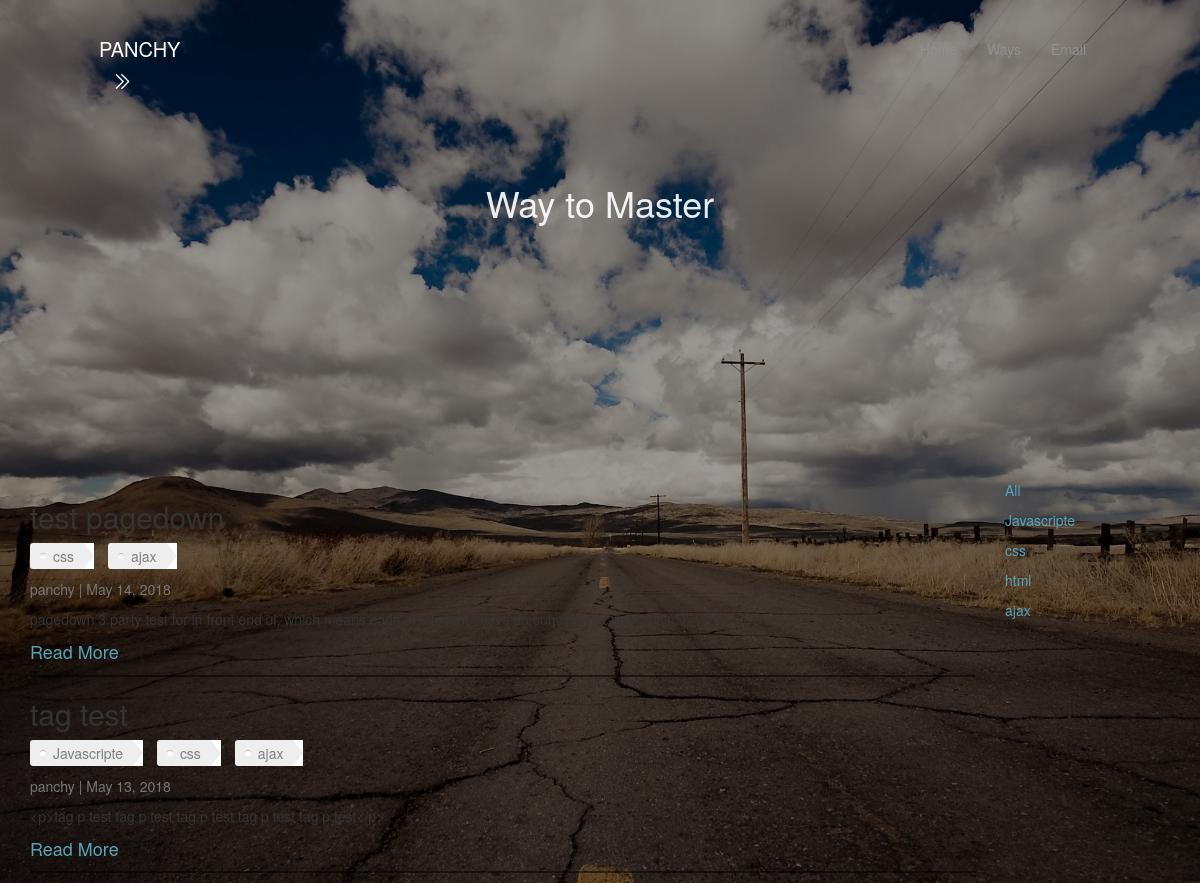
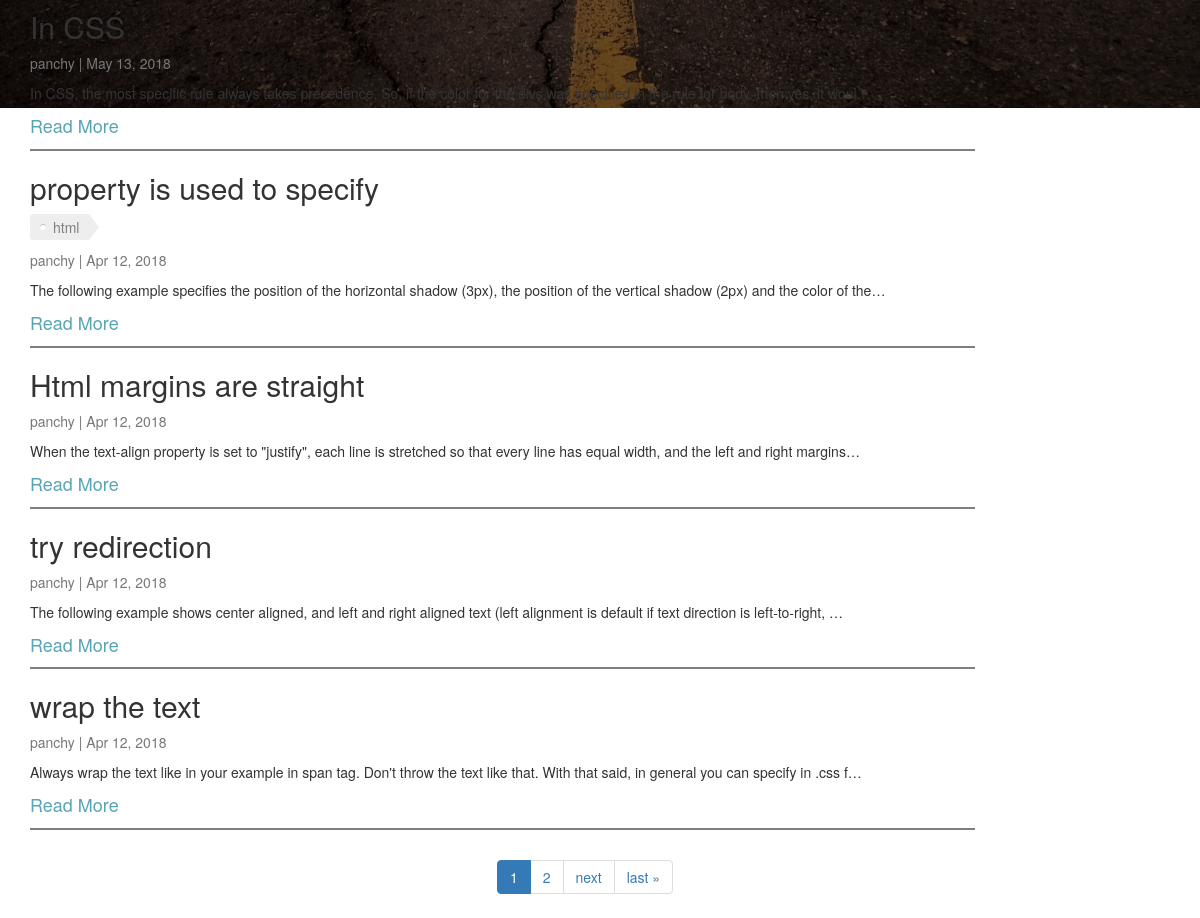
The app's page /index/ways/, older data (2 pictures, top to bottom).
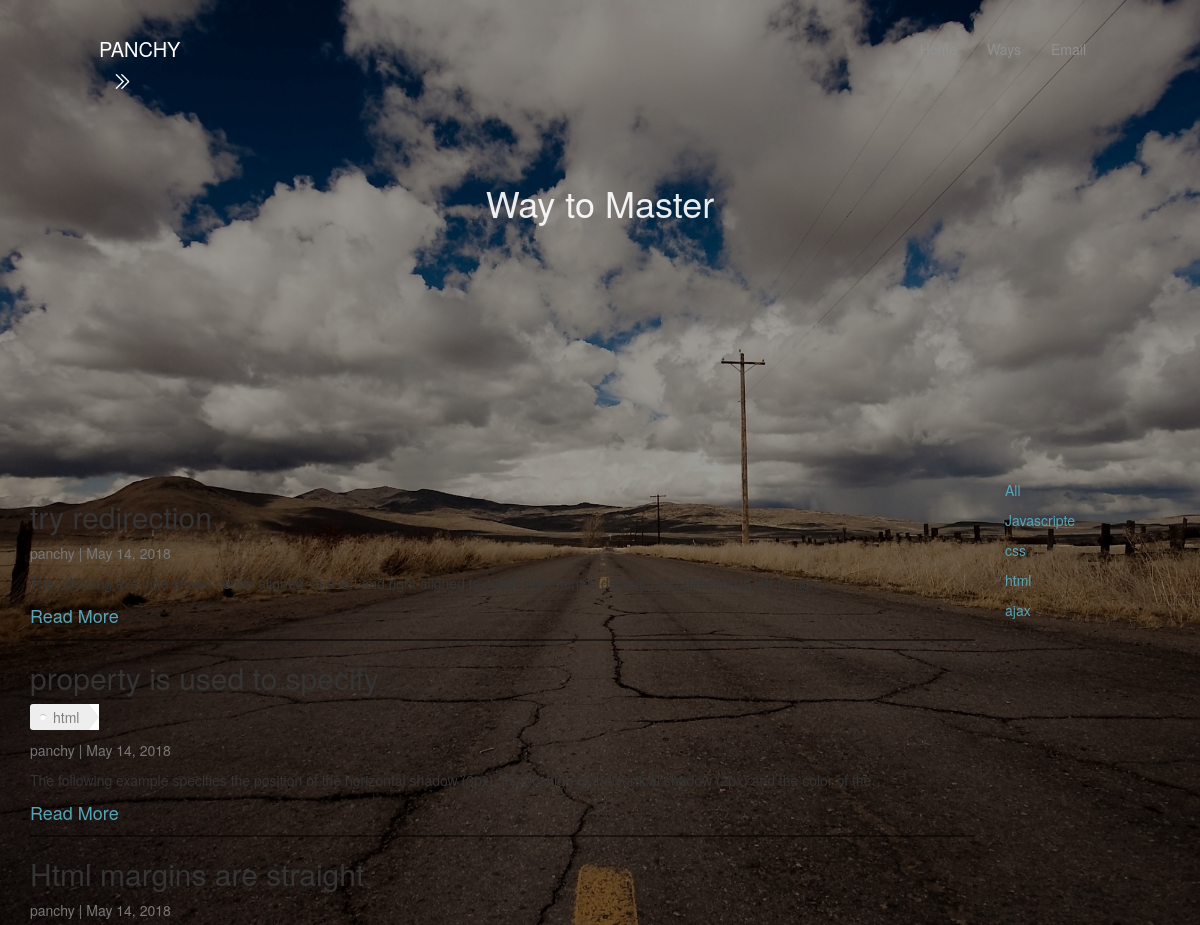
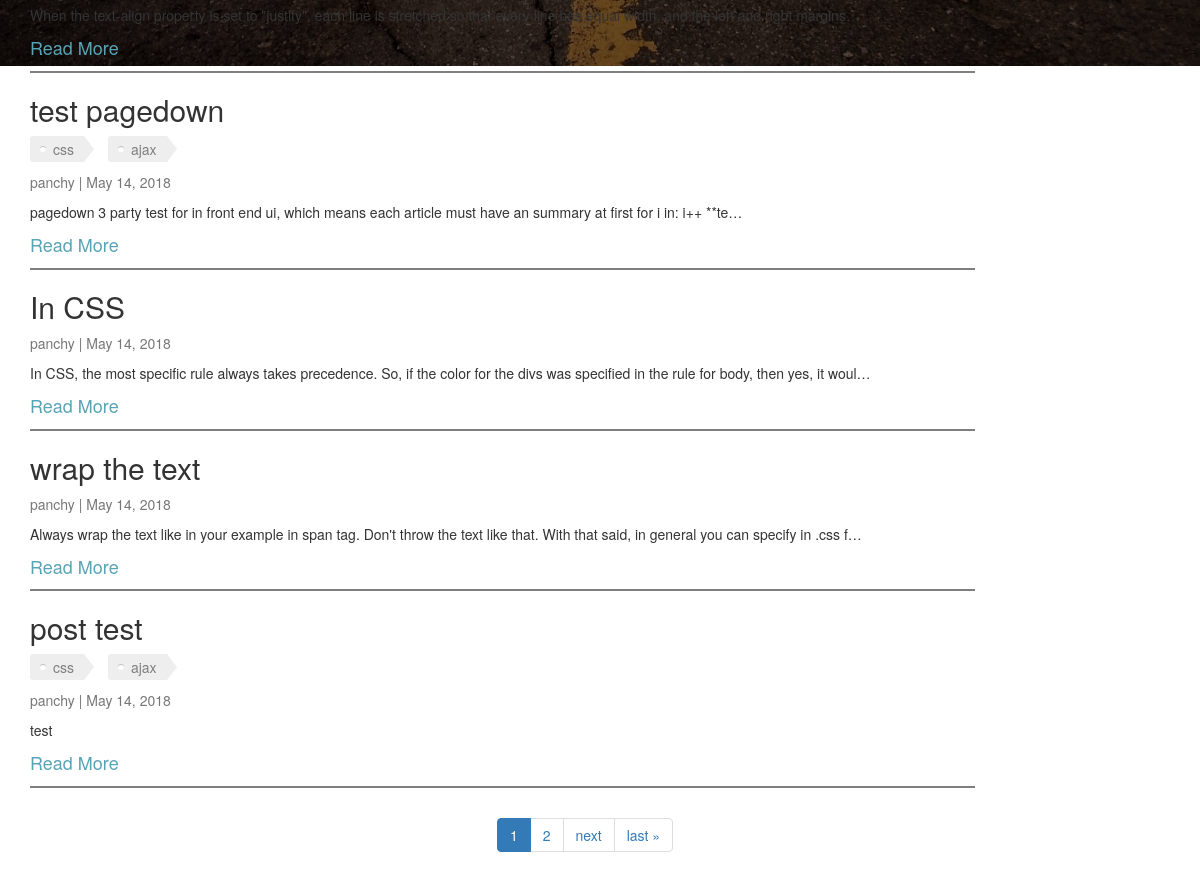
The same page, newer data (2 pictures, top to bottom).
### article/models.py (models this page shows, shortened)
class Article(models.Model):
    User=models.ForeignKey(settings.AUTH_USER_MODEL,default=1)
    Id=models.AutoField(primary_key=True)
    Title=models.CharField(max_length=1000,blank = False)
    Counter=models.IntegerField(default=0)
    Image=models.ImageField(upload_to=upload_location,
                            null=False,
                            blank=False,
                            width_field='width_field',
                            height_field='height_field',)
    height_field=models.IntegerField(default=0)
    width_field=models.IntegerField(default=0)
    Publish=models.BooleanField(default=False)
    Content=models.TextField()
    UpdateTime=models.DateTimeField(auto_now_add=False,auto_now=True)
    Build=models.DateTimeField(auto_now_add=True,auto_now=False)
    Tags = models.ManyToManyField(Tag,through='TagsArticle')
    objects=PostManager()

class Tag(models.Model):
    Id=models.AutoField(primary_key=True)
    Tags=models.CharField(max_length=1000,blank = False)
    def __str__(self):
        return str(self.Tags)

### article/views.py (the view)
def allArticle(request):
    title='Way to Master'
    limit=7
    queryTag=request.GET.get("qtag")
    if queryTag=='all':
        quearyset=Article.objects.all()
    if not request.user.is_staff or not request.user.is_superuser:
        quearyset=Article.objects.filter(Publish=True).order_by("-UpdateTime")
    else:
        quearyset=Article.objects.all()
    if queryTag:
        if queryTag=='all':
            quearyset=Article.objects.filter(Publish=True).order_by("-UpdateTime")
        else:
            quearyset=getTagArticle(queryTag)
    tagset=Tag.objects.all()
    paginator = Paginator(quearyset, limit) # Show 2 contacts per page
    page = request.GET.get('page')
    try:
        contacts = paginator.page(page)
    except PageNotAnInteger:
        contacts=paginator.page(1)
    except EmptyPage:
        contacts=paginator.page(paginator.num_pages)
    TagArray=getTags(contacts)
    rows=zip(contacts,TagArray)
    context={
        "title":title,
        "objects_list":contacts,
        "rows":rows,
        "tagset":tagset
    }
    return render(request,"article.html",context)

### article/views.py (called while the page is built)
def getTags(array):
    AllTags=[]
    for i in array:
        current=[]
        tags=list(TagsArticle.objects.filter(Article=i.Id))
        if tags:
            for i in range(len(tags)):
                current.append(tags[i].Tags)
        else:
            current.append([])
        AllTags.append(current)
    return AllTags

### templates/article.html (shortened to what this page needs)
{%extends 'base.html' %}
{% load tz %}
{% load static %}
{%block css%}
<link rel="stylesheet" type="text/css" href="{% static 'css/article.css' %}">
{%endblock css%}
{%block intro%}
<div class="intro-detail">
    <h1 >{{title}}</h1>
</div>
{%endblock intro%}
{%block body%}
  <div class="container">
    <div class="row">
      <div class="col-lg-10" >
      {%for row in rows%}
            <h2>{{row.0.Title}}</h2>
            <div class="tags">
            {%for tag in row.1%}
              {%if tag%}
                <div class="tag">
                  {{tag.Tags}}
                </div>
              {%endif%}
            {%endfor%}
            </div>
            <p class="new-font-color">{{row.0.User}} | {{row.0.UpdateTime|localtime|date:'M d, Y'}}</p>
            <p class="content-markdown">{{row.0.Content|truncatechars:140}}</p>
            <a class="news-h1" href="{%url "article:detail" pk=row.0.Id %}">Read More</a>
            <hr style="border-top: 2px solid #00000080;">
        {%endfor%}
        </div>
        <div class="col-lg-2">
          <p><a class="filter-tag" href="/index/ways/?qtag=all">All</a></p>
          {%for tag in tagset%}
            <p><a class="filter-tag" href="/index/ways/?qtag={{tag}}">{{tag}}</a></p>
          {%endfor%}
        </div>
      </div>
  </div>
<nav aria-label="..." class="pagenav" style="text-align: center;">
  <div class="pagination">
      <li class="page-item active">
        <a class="page-link" href="#">{{ objects_list.number }} <span class="sr-only">(current)</span></a>
      </li>
      {% if objects_list.has_next %}
      <li class="page-item">
          <a href="?page={{ objects_list.next_page_number }}">{{ objects_list.next_page_number }}</a>
      </li>
      <li class="page-item">
          <a href="?page={{ objects_list.next_page_number }}">next</a>
       </li>
       <li class="page-item">
          <a href="?page={{ objects_list.paginator.num_pages }}">last &raquo;</a>
        </li>
      {% endif %}
  </div>
</nav>
{%endblock body%}

### templates/base.html (shortened to what this page needs)
{% load static %}
<!DOCTYPE html>
<html>
  <head>
    <link rel="stylesheet" href="https://maxcdn.bootstrapcdn.com/bootstrap/3.3.7/css/bootstrap.min.css">
    <link rel="stylesheet" href="https://maxcdn.bootstrapcdn.com/bootstrap/3.3.7/css/bootstrap-theme.min.css">
    <link rel="stylesheet" type="text/css" href="{% static 'css/base.css' %}">
    {%block css%}
    {%endblock css%}
  </head>
  <body>
    <div class="wrapper">
      <div class="bg">
        <div class="inner">
          <nav class="navbar navbar-default" id="navbar">
            <div class="container-fluid">
              <div class="navbar-header">
                <a class="navbar-brand" href="#">PANCHY</a>
              </div>
              <div class="collapse navbar-collapse" id="bs-example-navbar-collapse-1">
                <ul class="nav navbar-nav navbar-right">
                  <li><a class="nav-a" href="{% url 'article:articleList' %}">Home</a></li>
                  <li><a class="nav-a" href="{%url 'article:allArticle'%}">Ways</a></li>
                  <li><a class="nav-a" href="mailto:qpang@ualberta.ca?Subject=Hello">Email</a></li>
                </ul>
              </div>
            </div>
            <div class="side-btn" style="display:inline">
              <a type="button" class="nav-side-btn" id="sidebarCollapse" >
                <img class="nav-side-btn-img" src="{% static 'image/chevron-right-d.png' %}" alt="">
              </a>
            </div>
          </nav>
          {%block intro%}{%endblock intro%}
        </div>
        <div class="container star-body">
          {%block body%}
          {%endblock body%}
        </div>
      </div>
    </div>
  </body>
</html>

### static/css/base.css (style rules this page uses)
body, html { height: 100%; margin: 0; }
.bg { background-image: url(/static/image/start-dusk-1500x1000.jpg); height: 100%; width: 100%; background-position: center; background-repeat: no-repeat; background-size: cover; }
.inner { height: 100%; width: 100%; background: rgba(0,0,0,.4); position: absolute; top:0; }
.navbar { border-radius: 0px; }
.navbar-default { background: none; border: none; padding-top: 2%; padding-left: 7%; padding-right: 7%; box-shadow: none; width: 100%; top: 0; z-index: 100; }
.navbar-default .navbar-collapse { border-color: rgba(255, 255, 255, 0); }
#bs-example-navbar-collapse-1.navbar-collapse.collapse { border-top: none; box-shadow: none; }
.navbar-default .navbar-brand { color: #fff; font-size: 20px; text-shadow:none; }
.navbar-default .navbar-nav .nav-a { color:#909090; text-shadow:none; }
.nav-side-btn { background-color: rgba(255, 255, 255, 0); border-color: rgba(255, 249, 255, 0); }
.nav-side-btn-img { width: 15px; height: 15px; margin-left: 3%; }
.wrapper { height: 100%; display: flex; align-items: stretch; }
hr { margin-top: 10px; margin-bottom: 10px; border: 0; border-top: 1px solid #eeeeee2e; }
.star-body { position: absolute; top: 100vh; }
.tag { display: inline-block; background: #eee; border-radius: 3px 0 0 3px; color: #7f7f7f; height: 26px; line-height: 26px; padding: 0 20px 0 23px; position: relative; margin: 0 10px 10px 0; text-decoration: none; -webkit-transition: color 0.2s; }
.tag::before { background: #fff; border-radius: 10px; box-shadow: inset 0 1px rgba(0, 0, 0, 0.25); content: ''; height: 6px; left: 10px; position: absolute; width: 6px; top: 10px; }
.tag::after { background: #fff; border-bottom: 13px solid transparent; border-left: 10px solid #eee; border-top: 13px solid transparent; content: ''; position: absolute; right: 0; top: 0; }
a { color: #58a4b7; }

### static/css/article.css (style rules this page uses)
body, html { height: 100%; margin: 0; }
.bg { height: 55%; width: 100%; background-image: url(/static/image/ways.jpg); background-position: center; background-repeat: no-repeat; background-size: cover; }
.inner { height: 55%; width: 100%; background: rgba(0,0,0,.4); position: absolute; top:0; }
.star-body { position: absolute; top: 60vh; }
.intro-detail { color: #ffffffe8; margin-top: 7%; text-align: center; }
.news-h1 { font-size: 18px; }
.new-font-color { color: #777; }
.nav-side-btn-img { margin-bottom: 10px; }

Row changes from the older to the newer data that the page shows:
no longer on this page (row unchanged): Article: Title "tag test", User.username "panchy", UpdateTime "May 13, 2018", Content "<p>tag p test tag p test tag p test tag p test tag p test</p>", Tag (Tags "Javascripte"), Tag (Tags "css"), Tag (Tags "ajax")
changed Article "try redirection": UpdateTime "Apr 12, 2018" → "May 14, 2018"; moves up the list
changed Article "property is used to specify": UpdateTime "Apr 12, 2018" → "May 14, 2018"; moves up the list
changed Article "Html margins are straight": UpdateTime "Apr 12, 2018" → "May 14, 2018"; moves up the list
changed Article "In CSS": UpdateTime "May 13, 2018" → "May 14, 2018"
changed Article "wrap the text": UpdateTime "Apr 12, 2018" → "May 14, 2018"
now on this page (row edited): Article: Title "post test", User.username "panchy", UpdateTime "May 14, 2018", Content "test", Tag (Tags "css"), Tag (Tags "ajax")
